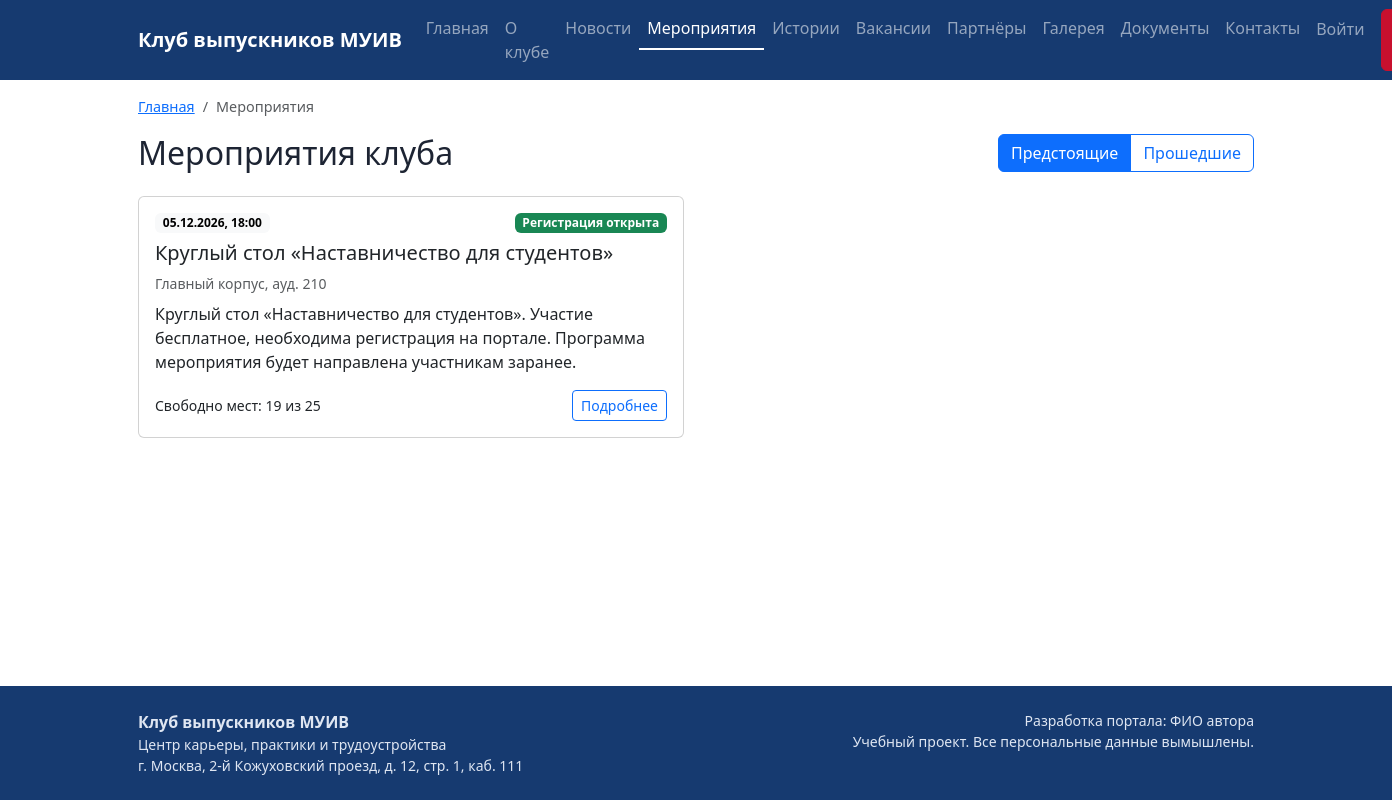
Screenshot of /events/ with the database file from the repository.
### events/models.py (models this page shows, shortened)
class Event(models.Model):
    title = models.CharField("Название", max_length=200)
    description = models.TextField("Описание", blank=True)
    start_at = models.DateTimeField("Дата и время начала")
    place = models.CharField("Место проведения", max_length=255, blank=True)
    capacity = models.PositiveIntegerField("Количество мест",
                                           validators=[MinValueValidator(1)])
    status = models.ForeignKey(EventStatus, on_delete=models.PROTECT, verbose_name="Статус",
                               related_name="events")
    created_by = models.ForeignKey(settings.AUTH_USER_MODEL, on_delete=models.SET_NULL,
                                   null=True, verbose_name="Автор", related_name="events")
    class Meta:
        db_table = "events"
        verbose_name = "Мероприятие"
        verbose_name_plural = "Мероприятия"
        ordering = ["start_at"]
        indexes = [models.Index(fields=["start_at"], name="idx_events_date")]
    def free_places(self):
        return max(self.capacity - self.registrations.count(), 0)
    @property
    def is_registration_open(self):
        return self.status.code == EventStatus.OPEN and self.start_at > timezone.now()

class EventStatus(models.Model):
    PLANNED = "planned"
    OPEN = "open"
    FINISHED = "finished"
    CANCELLED = "cancelled"
    code = models.CharField("Код", max_length=20, unique=True)
    name = models.CharField("Название", max_length=50)
    class Meta:
        db_table = "event_statuses"
        verbose_name = "Статус мероприятия"
        verbose_name_plural = "Статусы мероприятий"

### events/views.py (the view)
# urls.py: path("", views.event_list, name="list"),
def event_list(request):
    show_past = request.GET.get("past") == "1"
    events = Event.objects.select_related("status").exclude(status__code=EventStatus.PLANNED)
    now = timezone.now()
    if show_past:
        events = events.filter(start_at__lt=now).order_by("-start_at")
    else:
        events = events.filter(start_at__gte=now)
    page = Paginator(events, 6).get_page(request.GET.get("page"))
    return render(request, "events/list.html", {
        "page": page,
        "show_past": show_past,
        "crumbs": crumbs("Мероприятия"),
    })

### core/breadcrumbs.py (called while the page is built)
def crumbs(*items):
    result = []
    for item in items:
        if isinstance(item, str):
            result.append({"title": item, "url": None})
        else:
            title, route, *args = item
            result.append({"title": title, "url": reverse(route, args=args)})
    return result

### core/context_processors.py (called while the page is built)
def site(request):
    return {
        "menu": MENU,
        "portal_name": settings.PORTAL_NAME,
        "portal_author": settings.PORTAL_AUTHOR,
    }

### templates/events/list.html (shortened to what this page needs)
{% extends "base.html" %}
{% block content %}
<div class="d-flex flex-column flex-md-row justify-content-between align-items-md-center gap-3 mb-4">
  <h1 class="h2 mb-0">Мероприятия клуба</h1>
  <div class="btn-group" role="group" aria-label="Период">
    <a class="btn btn-outline-primary{% if not show_past %} active{% endif %}" href="{% url 'events:list' %}">Предстоящие</a>
    <a class="btn btn-outline-primary{% if show_past %} active{% endif %}" href="{% url 'events:list' %}?past=1">Прошедшие</a>
  </div>
</div>
<div class="row g-4">
  {% for event in page %}
    <div class="col-md-6">
      <div class="card h-100">
        <div class="card-body d-flex flex-column">
          <div class="d-flex justify-content-between align-items-start mb-2">
            <span class="badge text-bg-light">{{ event.start_at|date:"d.m.Y, H:i" }}</span>
            <span class="badge {% if event.is_registration_open %}text-bg-success{% else %}text-bg-secondary{% endif %}">{{ event.status.name }}</span>
          </div>
          <h2 class="h5">{{ event.title }}</h2>
          <p class="text-muted small mb-2">{{ event.place }}</p>
          <p>{{ event.description|truncatewords:25 }}</p>
          <div class="mt-auto d-flex justify-content-between align-items-center">
            <span class="small">Свободно мест: {{ event.free_places }} из {{ event.capacity }}</span>
            <a class="btn btn-sm btn-outline-primary" href="{% url 'events:detail' event.pk %}">Подробнее</a>
          </div>
        </div>
      </div>
    </div>
  {% empty %}
    <p>{% if show_past %}Прошедших мероприятий пока нет.{% else %}Ближайших мероприятий пока нет. Следите за новостями клуба.{% endif %}</p>
  {% endfor %}
</div>
{% endblock %}

### static/css/site.css (style rules this page uses)
:root { --club-blue: #163a70; --club-red: #c8102e; --club-light: #f3f6fb; }
body { font-family: "Segoe UI", Roboto, Arial, sans-serif; color: #1d2433; }
h1, h2, h3 { color: var(--club-blue); }

### rows the page displays
Event: start_at "05.12.2026, 18:00", status.name "Регистрация открыта", title "Круглый стол «Наставничество для студентов»", place "Главный корпус, ауд. 210", description "Круглый стол «Наставничество для студентов». Участие бесплатное, необходима регистрация на портале. Программа мероприятия будет направлена участникам заранее.", free_places "19", capacity "25"

### other values shown
{{ portal_name }} "Клуб выпускников МУИВ"
{{ title }} "Главная" "О клубе" "Новости" "Мероприятия" "Истории" "Вакансии" "Партнёры" "Галерея" "Документы" "Контакты"
{{ crumb.title }} "Мероприятия"
{{ portal_author }} "ФИО автора"
